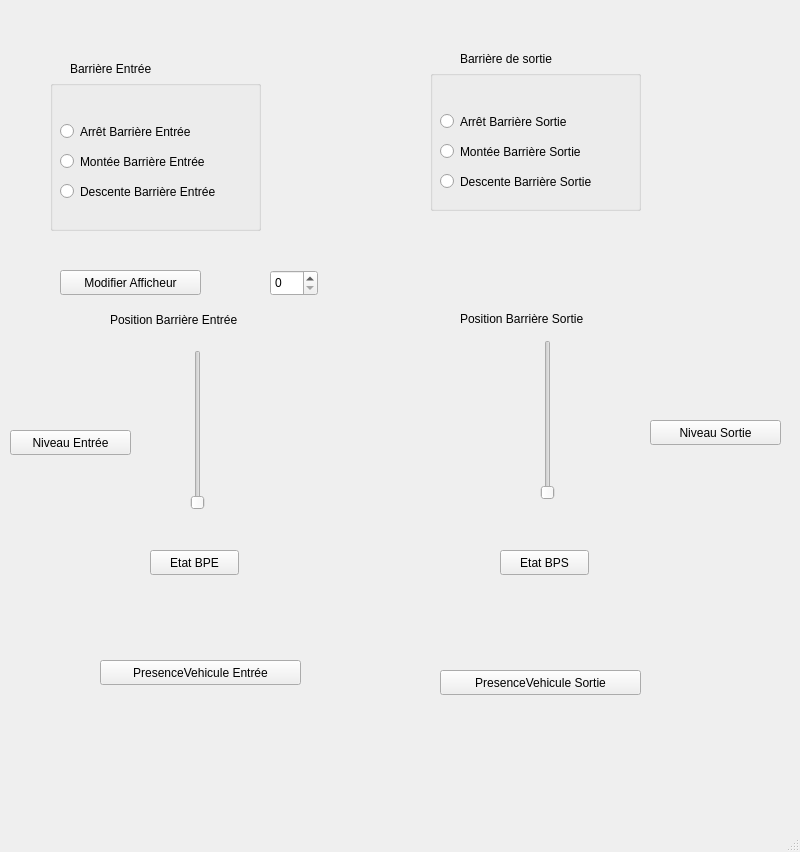
<?xml version="1.0" encoding="UTF-8"?>
<ui version="4.0">
 <class>TestESDIg</class>
 <widget class="QMainWindow" name="TestESDIg">
  <property name="geometry">
   <rect>
    <x>0</x>
    <y>0</y>
    <width>800</width>
    <height>852</height>
   </rect>
  </property>
  <property name="windowTitle">
   <string>TestESDIg</string>
  </property>
  <widget class="QWidget" name="centralwidget">
   <widget class="QLabel" name="txtbarriereEntree">
    <property name="geometry">
     <rect>
      <x>70</x>
      <y>60</y>
      <width>151</width>
      <height>17</height>
     </rect>
    </property>
    <property name="text">
     <string>Barrière Entrée</string>
    </property>
   </widget>
   <widget class="QLabel" name="txtbarriereSortie">
    <property name="geometry">
     <rect>
      <x>460</x>
      <y>50</y>
      <width>181</width>
      <height>17</height>
     </rect>
    </property>
    <property name="text">
     <string>Barrière de sortie</string>
    </property>
   </widget>
   <widget class="QGroupBox" name="barriereEntree">
    <property name="geometry">
     <rect>
      <x>50</x>
      <y>80</y>
      <width>211</width>
      <height>151</height>
     </rect>
    </property>
    <property name="title">
     <string/>
    </property>
    <widget class="QRadioButton" name="ArretBE">
     <property name="geometry">
      <rect>
       <x>10</x>
       <y>40</y>
       <width>201</width>
       <height>23</height>
      </rect>
     </property>
     <property name="text">
      <string>Arrêt Barrière Entrée</string>
     </property>
    </widget>
    <widget class="QRadioButton" name="MonteeBE">
     <property name="geometry">
      <rect>
       <x>10</x>
       <y>70</y>
       <width>281</width>
       <height>23</height>
      </rect>
     </property>
     <property name="text">
      <string>Montée Barrière Entrée</string>
     </property>
    </widget>
    <widget class="QRadioButton" name="DescenteBE">
     <property name="geometry">
      <rect>
       <x>10</x>
       <y>100</y>
       <width>291</width>
       <height>23</height>
      </rect>
     </property>
     <property name="text">
      <string>Descente Barrière Entrée</string>
     </property>
    </widget>
   </widget>
   <widget class="QGroupBox" name="barriereSortie">
    <property name="geometry">
     <rect>
      <x>430</x>
      <y>70</y>
      <width>211</width>
      <height>141</height>
     </rect>
    </property>
    <property name="title">
     <string/>
    </property>
    <widget class="QRadioButton" name="ArretBS">
     <property name="geometry">
      <rect>
       <x>10</x>
       <y>40</y>
       <width>201</width>
       <height>23</height>
      </rect>
     </property>
     <property name="text">
      <string>Arrêt Barrière Sortie</string>
     </property>
    </widget>
    <widget class="QRadioButton" name="MonteeBS">
     <property name="geometry">
      <rect>
       <x>10</x>
       <y>70</y>
       <width>281</width>
       <height>23</height>
      </rect>
     </property>
     <property name="text">
      <string>Montée Barrière Sortie</string>
     </property>
    </widget>
    <widget class="QRadioButton" name="DescenteBS">
     <property name="geometry">
      <rect>
       <x>10</x>
       <y>100</y>
       <width>291</width>
       <height>23</height>
      </rect>
     </property>
     <property name="text">
      <string>Descente Barrière Sortie</string>
     </property>
    </widget>
   </widget>
   <widget class="QPushButton" name="modifierAfficheur">
    <property name="geometry">
     <rect>
      <x>60</x>
      <y>270</y>
      <width>141</width>
      <height>25</height>
     </rect>
    </property>
    <property name="text">
     <string>Modifier Afficheur</string>
    </property>
   </widget>
   <widget class="QSpinBox" name="spinBox">
    <property name="geometry">
     <rect>
      <x>270</x>
      <y>270</y>
      <width>48</width>
      <height>26</height>
     </rect>
    </property>
   </widget>
   <widget class="QLabel" name="txtposBarriereEntree">
    <property name="geometry">
     <rect>
      <x>110</x>
      <y>310</y>
      <width>191</width>
      <height>20</height>
     </rect>
    </property>
    <property name="text">
     <string>Position Barrière Entrée</string>
    </property>
   </widget>
   <widget class="QLabel" name="txtposBarriereSortie">
    <property name="geometry">
     <rect>
      <x>460</x>
      <y>310</y>
      <width>241</width>
      <height>17</height>
     </rect>
    </property>
    <property name="text">
     <string>Position Barrière Sortie</string>
    </property>
   </widget>
   <widget class="QPushButton" name="niveauEntree">
    <property name="geometry">
     <rect>
      <x>10</x>
      <y>430</y>
      <width>121</width>
      <height>25</height>
     </rect>
    </property>
    <property name="text">
     <string>Niveau Entrée</string>
    </property>
   </widget>
   <widget class="QPushButton" name="niveauSortie">
    <property name="geometry">
     <rect>
      <x>650</x>
      <y>420</y>
      <width>131</width>
      <height>25</height>
     </rect>
    </property>
    <property name="text">
     <string>Niveau Sortie</string>
    </property>
   </widget>
   <widget class="QSlider" name="sliderEntree">
    <property name="geometry">
     <rect>
      <x>190</x>
      <y>350</y>
      <width>16</width>
      <height>160</height>
     </rect>
    </property>
    <property name="orientation">
     <enum>Qt::Vertical</enum>
    </property>
   </widget>
   <widget class="QSlider" name="sliderSortie">
    <property name="geometry">
     <rect>
      <x>540</x>
      <y>340</y>
      <width>16</width>
      <height>160</height>
     </rect>
    </property>
    <property name="orientation">
     <enum>Qt::Vertical</enum>
    </property>
   </widget>
   <widget class="QPushButton" name="etatBPE">
    <property name="geometry">
     <rect>
      <x>150</x>
      <y>550</y>
      <width>89</width>
      <height>25</height>
     </rect>
    </property>
    <property name="text">
     <string>Etat BPE</string>
    </property>
   </widget>
   <widget class="QPushButton" name="etatBPS">
    <property name="geometry">
     <rect>
      <x>500</x>
      <y>550</y>
      <width>89</width>
      <height>25</height>
     </rect>
    </property>
    <property name="text">
     <string>Etat BPS</string>
    </property>
   </widget>
   <widget class="QPushButton" name="presenceVehiculeEntree">
    <property name="geometry">
     <rect>
      <x>100</x>
      <y>660</y>
      <width>201</width>
      <height>25</height>
     </rect>
    </property>
    <property name="text">
     <string>PresenceVehicule Entrée</string>
    </property>
   </widget>
   <widget class="QPushButton" name="presenceVehiculeSortie">
    <property name="geometry">
     <rect>
      <x>440</x>
      <y>670</y>
      <width>201</width>
      <height>25</height>
     </rect>
    </property>
    <property name="text">
     <string>PresenceVehicule Sortie</string>
    </property>
   </widget>
   <widget class="QWidget" name="gridWidgetBT1" native="true">
    <property name="geometry">
     <rect>
      <x>110</x>
      <y>580</y>
      <width>160</width>
      <height>80</height>
     </rect>
    </property>
    <layout class="QGridLayout" name="gridLayoutBT1">
     <item row="0" column="0">
      <widget class="QLabel" name="labelBT1">
       <property name="text">
        <string/>
       </property>
      </widget>
     </item>
    </layout>
   </widget>
   <widget class="QWidget" name="gridWidgetBT2" native="true">
    <property name="geometry">
     <rect>
      <x>470</x>
      <y>580</y>
      <width>160</width>
      <height>80</height>
     </rect>
    </property>
    <layout class="QGridLayout" name="gridLayoutBT2">
     <item row="0" column="0">
      <widget class="QLabel" name="labelBT2">
       <property name="text">
        <string/>
       </property>
      </widget>
     </item>
    </layout>
   </widget>
   <widget class="QWidget" name="gridWidgetBT3" native="true">
    <property name="geometry">
     <rect>
      <x>120</x>
      <y>710</y>
      <width>160</width>
      <height>80</height>
     </rect>
    </property>
    <layout class="QGridLayout" name="gridLayoutBT3">
     <item row="0" column="0">
      <widget class="QLabel" name="labelBT3">
       <property name="text">
        <string/>
       </property>
       <property name="scaledContents">
        <bool>true</bool>
       </property>
      </widget>
     </item>
    </layout>
   </widget>
   <widget class="QWidget" name="gridWidgetBT4" native="true">
    <property name="geometry">
     <rect>
      <x>450</x>
      <y>710</y>
      <width>321</width>
      <height>80</height>
     </rect>
    </property>
    <layout class="QGridLayout" name="gridLayoutBT4">
     <item row="0" column="0">
      <widget class="QLabel" name="labelBT4">
       <property name="text">
        <string/>
       </property>
       <property name="scaledContents">
        <bool>true</bool>
       </property>
      </widget>
     </item>
    </layout>
   </widget>
  </widget>
  <widget class="QStatusBar" name="statusbar"/>
 </widget>
 <resources/>
 <connections/>
</ui>
